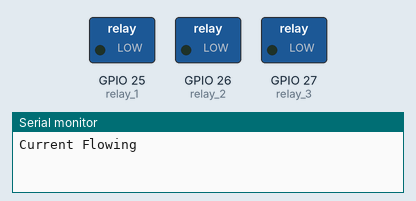
A sketch run on a simulated ESP32. Shown: switched loads named in the sketch (green lamp = pin HIGH), the last lines printed to the serial monitor.

Above: at 2.6 s.
At 5.35 s:
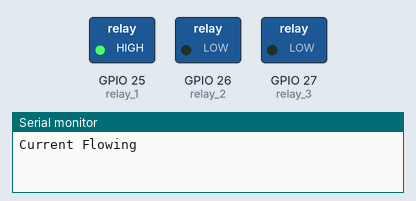
At 5.45 s:
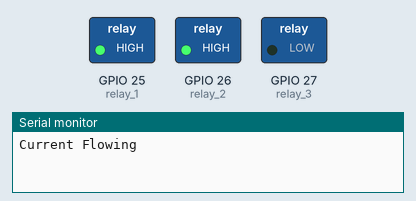
At 10.5 s:
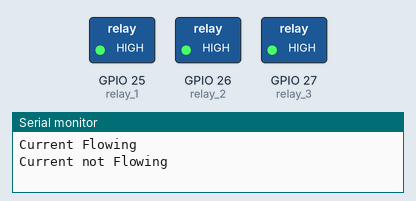
At 15.65 s:
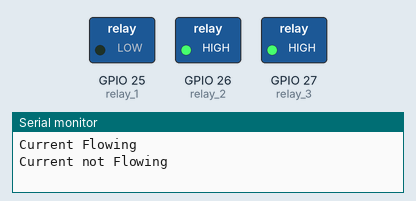
At 15.75 s:
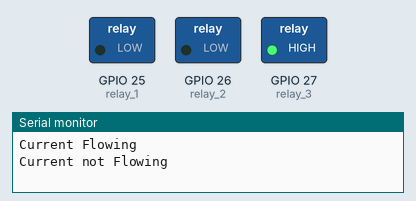
Timing chart, 0 to 20.3 s (numbered marks = the images above):
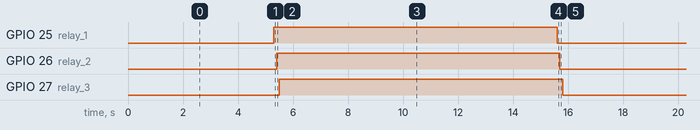

Measured:
- by itself, GPIO 25 (relay_1), GPIO 26 (relay_2), GPIO 27 (relay_3): alternates HIGH for 10.3 s and LOW for 5.3 s
- by itself, everything shown: repeats every 15.6 s, in 4 steps

The sketch:

Pump.ino
```cpp
const int relay_1 = 25;
const int relay_2 = 26;
const int relay_3 = 27;

void setup() {
  Serial.begin(9600);
  pinMode(relay_1, OUTPUT);
  pinMode(relay_2, OUTPUT);
  pinMode(relay_3, OUTPUT);

}

void loop() {
  // Normally Open configuration, send LOW signal to let current flow
  // (if you're usong Normally Closed configuration send HIGH signal)
  digitalWrite(relay_1, LOW);
  delay(100);
  digitalWrite(relay_2, LOW);
  delay(100);
  digitalWrite(relay_3, LOW);
  delay(100);
  Serial.println("Current Flowing");
  delay(5000);

  // Normally Open configuration, send HIGH signal stop current flow
  // (if you're usong Normally Closed configuration send LOW signal)
  digitalWrite(relay_1, HIGH);
  delay(100);
  digitalWrite(relay_2, HIGH);
  delay(100);
  digitalWrite(relay_3, HIGH);
  delay(100);
  Serial.println("Current not Flowing");
  delay(10000);
}
```
